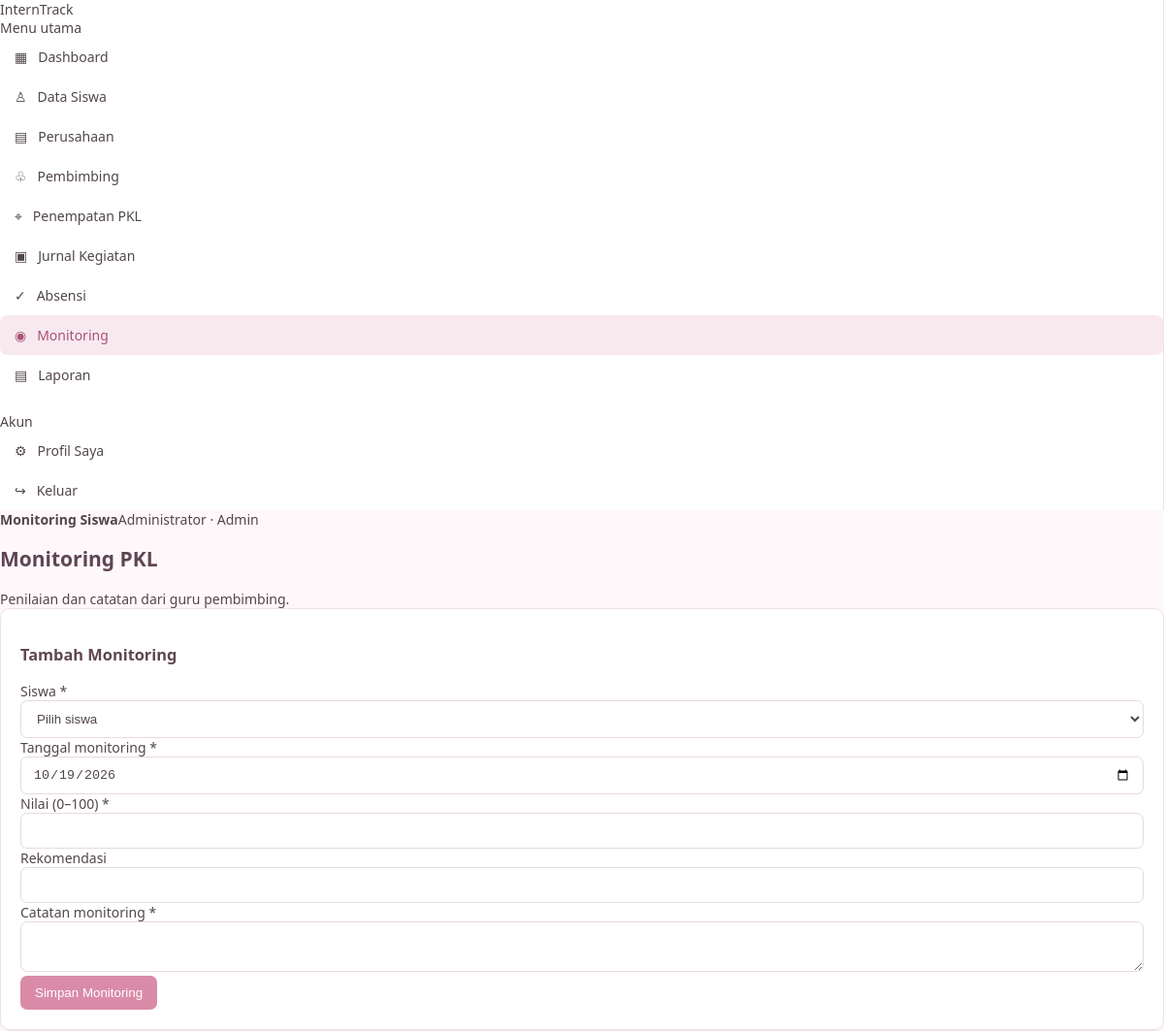
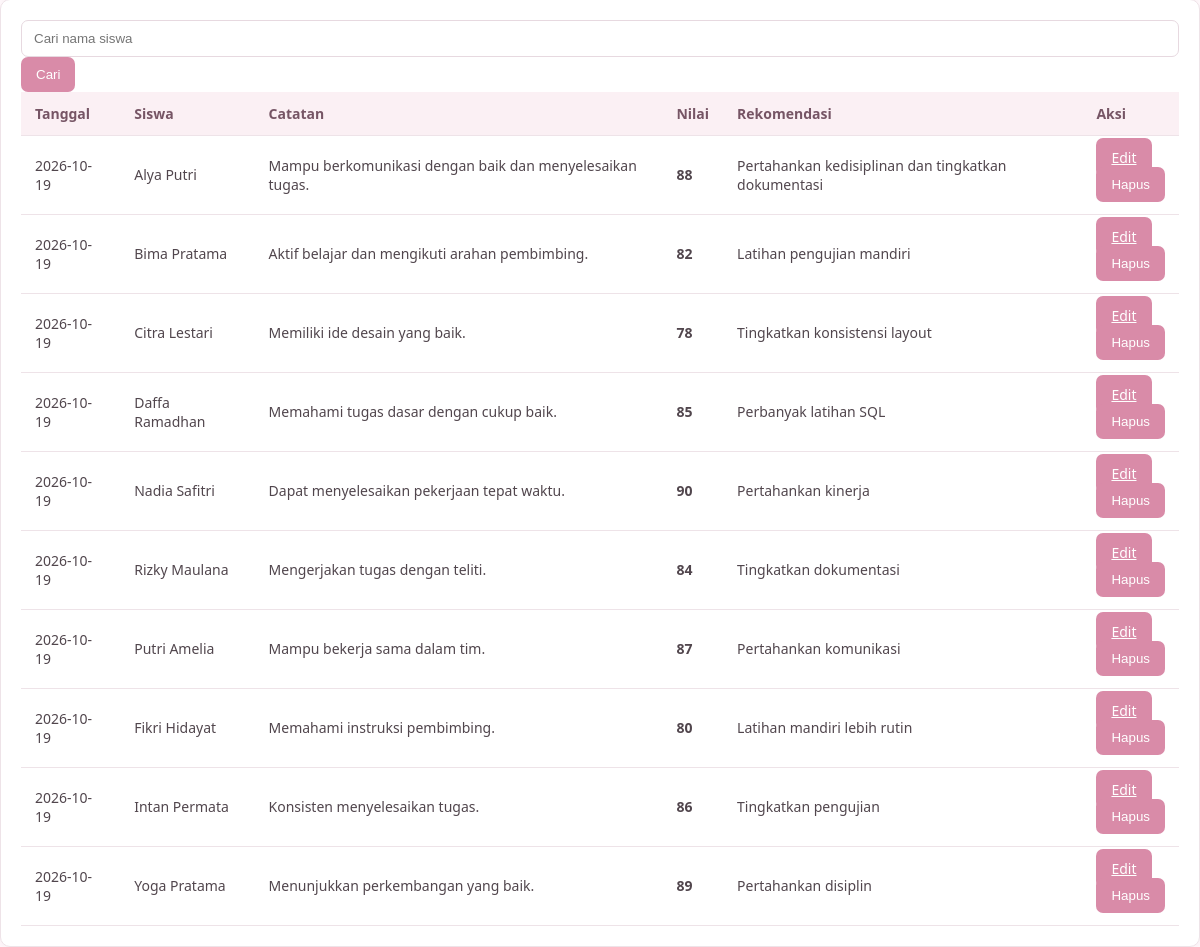
Page /admin/monitoring.php (signed in) on the committed database (2 pictures, top to bottom).
### tables this page shows
CREATE TABLE monitoring (
 id INT AUTO_INCREMENT PRIMARY KEY,
 siswa_id INT NOT NULL,
 tanggal DATE NOT NULL,
 catatan TEXT NOT NULL,
 nilai TINYINT UNSIGNED NOT NULL,
 rekomendasi TEXT,
 created_at TIMESTAMP DEFAULT CURRENT_TIMESTAMP,
 CONSTRAINT fk_monitoring_siswa FOREIGN KEY (siswa_id) REFERENCES siswa(id) ON DELETE CASCADE,
 INDEX idx_monitoring_tanggal(tanggal),
 CONSTRAINT chk_nilai CHECK (nilai BETWEEN 0 AND 100)
);

CREATE TABLE siswa (
 id INT AUTO_INCREMENT PRIMARY KEY,
 nis VARCHAR(30) NOT NULL UNIQUE,
 nama VARCHAR(120) NOT NULL,
 kelas VARCHAR(30) DEFAULT '',
 jurusan VARCHAR(100) DEFAULT 'Rekayasa Perangkat Lunak',
 no_hp VARCHAR(25) DEFAULT '',
 created_at TIMESTAMP DEFAULT CURRENT_TIMESTAMP
);

### config/app.php (called while the page is built, shortened)
<?php
function e($value): string {
    return htmlspecialchars((string)($value ?? ''), ENT_QUOTES, 'UTF-8');
}

### admin/monitoring.php (the view, shortened to what this page needs)
<?php
require_once __DIR__.'/../config/app.php';require_once __DIR__.'/../config/koneksi.php';require_admin();$pageTitle='Monitoring Siswa';$errors=[];
$edit=null;if(isset($_GET['edit'])){$q=$pdo->prepare("SELECT * FROM monitoring WHERE id=?");$q->execute([(int)$_GET['edit']]);$edit=$q->fetch();}$students=$pdo->query("SELECT id,nama FROM siswa ORDER BY nama")->fetchAll();$search=trim($_GET['q']??'');$q=$pdo->prepare("SELECT m.*,s.nama FROM monitoring m JOIN siswa s ON s.id=m.siswa_id WHERE s.nama LIKE ? ORDER BY m.tanggal DESC");$q->execute(["%$search%"]);$rows=$q->fetchAll();include __DIR__.'/../partials/header.php';?>
<div class="page-head"><div><h1>Monitoring PKL</h1><div class="muted">Penilaian dan catatan dari guru pembimbing.</div></div></div><?php foreach($errors as $x):?><div class="alert danger"><?=e($x)?></div><?php endforeach;?>
<div class="card"><h3><?=$edit?'Edit Monitoring':'Tambah Monitoring'?></h3><form method="post"><div class="form-grid"><div class="field"><label>Siswa *</label><select name="siswa_id" required><option value="">Pilih siswa</option></select></div><div class="field"><label>Tanggal monitoring *</label><input type="date" name="tanggal" required value="<?=e($edit['tanggal']??date('Y-m-d'))?>"></div><div class="field"><label>Nilai (0–100) *</label><input type="number" min="0" max="100" name="nilai" required value="<?=e($edit['nilai']??'')?>"></div><div class="field"><label>Rekomendasi</label><input name="rekomendasi" value="<?=e($edit['rekomendasi']??'')?>"></div><div class="field full"><label>Catatan monitoring *</label><textarea name="catatan" required></textarea></div></div><div class="form-actions"><button class="btn">Simpan Monitoring</button></div></form></div>
<div class="card"><form class="filters"><input name="q" value="<?=e($search)?>" placeholder="Cari nama siswa"><button class="btn">Cari</button></form><div class="table-wrap"><table><thead><tr><th>Tanggal</th><th>Siswa</th><th>Catatan</th><th>Nilai</th><th>Rekomendasi</th><th>Aksi</th></tr></thead><tbody><?php foreach($rows as $r):?><tr><td><?=e($r['tanggal'])?></td><td><?=e($r['nama'])?></td><td><?=e($r['catatan'])?></td><td><b><?=e($r['nilai'])?></b></td><td><?=e($r['rekomendasi'])?></td><td><div class="actions"><a class="btn secondary small" href="?edit=<?=$r['id']?>">Edit</a><form method="post" data-confirm="Hapus catatan monitoring?"><input type="hidden" name="csrf_token" value="<?=e(csrf_token())?>"><input type="hidden" name="action" value="delete"><input type="hidden" name="id" value="<?=$r['id']?>"><button class="btn danger small">Hapus</button></form></div></td></tr><?php endforeach;?><?php if(!$rows):?><tr><td colspan="6" class="empty">Belum ada data monitoring.</td></tr><?php endif;?></tbody></table></div></div><?php include __DIR__.'/../partials/footer.php';?>

### assets/style.css (style rules this page uses)
:root { --pink: #d98ba8; --pink-soft: #f8e9ef; --pink-light: #fff8fb; --purple: #b7a5cc; --text: #51464d; --muted: #887b83; --border: #eee3e8; --white: #ffffff; }
body { margin: 0; font-family: "Segoe UI", Arial, sans-serif; background: var(--pink-light); color: var(--text); font-size: 14px; }
.card { background: var(--white); border: 1px solid var(--border); border-radius: 10px; padding: 20px; box-shadow: 0 2px 7px rgba(100, 60, 80, .04); transition: transform .2s ease; }
button, .btn { background: var(--pink); color: white; border: none; border-radius: 7px; padding: 10px 15px; cursor: pointer; transition: background .2s ease; }
input, select, textarea { width: 100%; padding: 10px 12px; border: 1px solid #e7d9e0; border-radius: 7px; background: white; color: var(--text); box-sizing: border-box; outline: none; }
table { width: 100%; border-collapse: collapse; background: white; }
th { background: #fbf0f4; color: #765565; font-weight: 600; text-align: left; }
th, td { padding: 12px 14px; border-bottom: 1px solid var(--border); }
h1, h2, h3 { color: #5e4652; font-weight: 600; }

### rows in the picture
monitoring: tanggal "2026-10-19", siswa.nama "Alya Putri", catatan "Mampu berkomunikasi dengan baik dan menyelesaikan tugas.", nilai "88", rekomendasi "Pertahankan kedisiplinan dan tingkatkan dokumentasi"
monitoring: tanggal "2026-10-19", siswa.nama "Bima Pratama", catatan "Aktif belajar dan mengikuti arahan pembimbing.", nilai "82", rekomendasi "Latihan pengujian mandiri"
monitoring: tanggal "2026-10-19", siswa.nama "Citra Lestari", catatan "Memiliki ide desain yang baik.", nilai "78", rekomendasi "Tingkatkan konsistensi layout"
monitoring: tanggal "2026-10-19", siswa.nama "Daffa Ramadhan", catatan "Memahami tugas dasar dengan cukup baik.", nilai "85", rekomendasi "Perbanyak latihan SQL"
monitoring: tanggal "2026-10-19", siswa.nama "Nadia Safitri", catatan "Dapat menyelesaikan pekerjaan tepat waktu.", nilai "90", rekomendasi "Pertahankan kinerja"
monitoring: tanggal "2026-10-19", siswa.nama "Rizky Maulana", catatan "Mengerjakan tugas dengan teliti.", nilai "84", rekomendasi "Tingkatkan dokumentasi"
monitoring: tanggal "2026-10-19", siswa.nama "Putri Amelia", catatan "Mampu bekerja sama dalam tim.", nilai "87", rekomendasi "Pertahankan komunikasi"
monitoring: tanggal "2026-10-19", siswa.nama "Fikri Hidayat", catatan "Memahami instruksi pembimbing.", nilai "80", rekomendasi "Latihan mandiri lebih rutin"
monitoring: tanggal "2026-10-19", siswa.nama "Intan Permata", catatan "Konsisten menyelesaikan tugas.", nilai "86", rekomendasi "Tingkatkan pengujian"
monitoring: tanggal "2026-10-19", siswa.nama "Yoga Pratama", catatan "Menunjukkan perkembangan yang baik.", nilai "89", rekomendasi "Pertahankan disiplin"

### other values in the picture
$item[2] "▦"
$item[0] "Dashboard"
$item[2] "♙"
$item[0] "Data Siswa"
$item[2] "▤"
$item[0] "Perusahaan"
$item[2] "♧"
$item[0] "Pembimbing"
$item[2] "⌖"
$item[0] "Penempatan PKL"
$item[2] "▣"
$item[0] "Jurnal Kegiatan"
$item[2] "✓"
$item[0] "Absensi"
$item[2] "◉"
